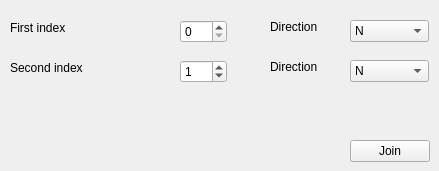
     <widget class="QWidget" name="tab_4">
      <attribute name="title">
       <string>Join</string>
      </attribute>
      <widget class="QLabel" name="label_40">
       <property name="geometry">
        <rect>
         <x>10</x>
         <y>20</y>
         <width>71</width>
         <height>16</height>
        </rect>
       </property>
       <property name="text">
        <string>First index</string>
       </property>
      </widget>
      <widget class="QSpinBox" name="PatchJoinFirstIndex">
       <property name="geometry">
        <rect>
         <x>180</x>
         <y>20</y>
         <width>47</width>
         <height>23</height>
        </rect>
       </property>
      </widget>
      <widget class="QLabel" name="label_41">
       <property name="geometry">
        <rect>
         <x>10</x>
         <y>60</y>
         <width>81</width>
         <height>16</height>
        </rect>
       </property>
       <property name="text">
        <string>Second index</string>
       </property>
      </widget>
      <widget class="QSpinBox" name="PatchJoinSecondIndex">
       <property name="geometry">
        <rect>
         <x>180</x>
         <y>60</y>
         <width>47</width>
         <height>23</height>
        </rect>
       </property>
       <property name="value">
        <number>1</number>
       </property>
      </widget>
      <widget class="QPushButton" name="PatchJoinButton">
       <property name="geometry">
        <rect>
         <x>350</x>
         <y>140</y>
         <width>80</width>
         <height>22</height>
        </rect>
       </property>
       <property name="text">
        <string>Join</string>
       </property>
      </widget>
      <widget class="QComboBox" name="PatchJoinFirstDirection">
       <property name="geometry">
        <rect>
         <x>350</x>
         <y>20</y>
         <width>79</width>
         <height>22</height>
        </rect>
       </property>
       <item>
        <property name="text">
         <string>N</string>
        </property>
       </item>
       <item>
        <property name="text">
         <string>NE</string>
        </property>
       </item>
       <item>
        <property name="text">
         <string>E</string>
        </property>
       </item>
       <item>
        <property name="text">
         <string>SE</string>
        </property>
       </item>
       <item>
        <property name="text">
         <string>S</string>
        </property>
       </item>
       <item>
        <property name="text">
         <string>SW</string>
        </property>
       </item>
       <item>
        <property name="text">
         <string>W</string>
        </property>
       </item>
       <item>
        <property name="text">
         <string>NW</string>
        </property>
       </item>
      </widget>
      <widget class="QLabel" name="label_43">
       <property name="geometry">
        <rect>
         <x>270</x>
         <y>20</y>
         <width>59</width>
         <height>14</height>
        </rect>
       </property>
       <property name="text">
        <string>Direction</string>
       </property>
      </widget>
      <widget class="QLabel" name="label_44">
       <property name="geometry">
        <rect>
         <x>270</x>
         <y>60</y>
         <width>59</width>
         <height>14</height>
        </rect>
       </property>
       <property name="text">
        <string>Direction</string>
       </property>
      </widget>
      <widget class="QComboBox" name="PatchJoinSecondDirection">
       <property name="geometry">
        <rect>
         <x>350</x>
         <y>60</y>
         <width>79</width>
         <height>22</height>
        </rect>
       </property>
       <item>
        <property name="text">
         <string>N</string>
        </property>
       </item>
       <item>
        <property name="text">
         <string>NE</string>
        </property>
       </item>
       <item>
        <property name="text">
         <string>E</string>
        </property>
       </item>
       <item>
        <property name="text">
         <string>SE</string>
        </property>
       </item>
       <item>
        <property name="text">
         <string>S</string>
        </property>
       </item>
       <item>
        <property name="text">
         <string>SW</string>
        </property>
       </item>
       <item>
        <property name="text">
         <string>W</string>
        </property>
       </item>
       <item>
        <property name="text">
         <string>NW</string>
        </property>
       </item>
      </widget>
     </widget>
